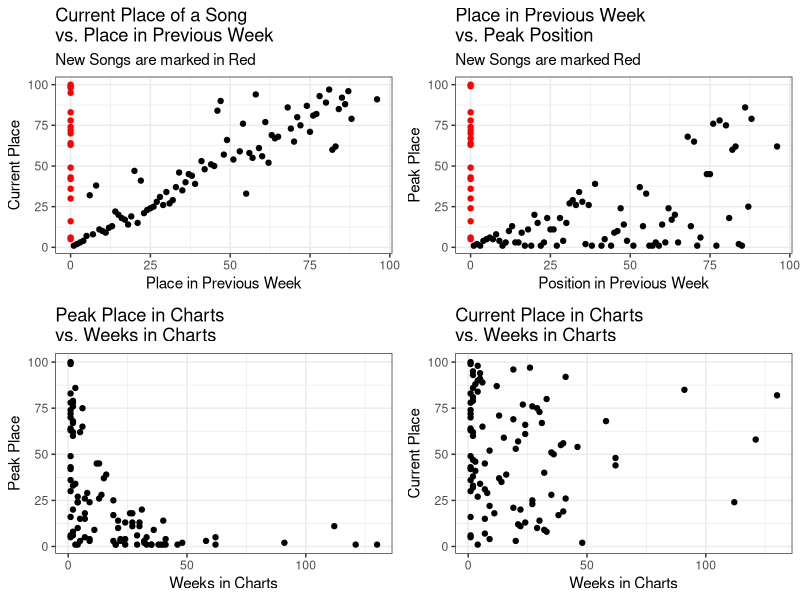
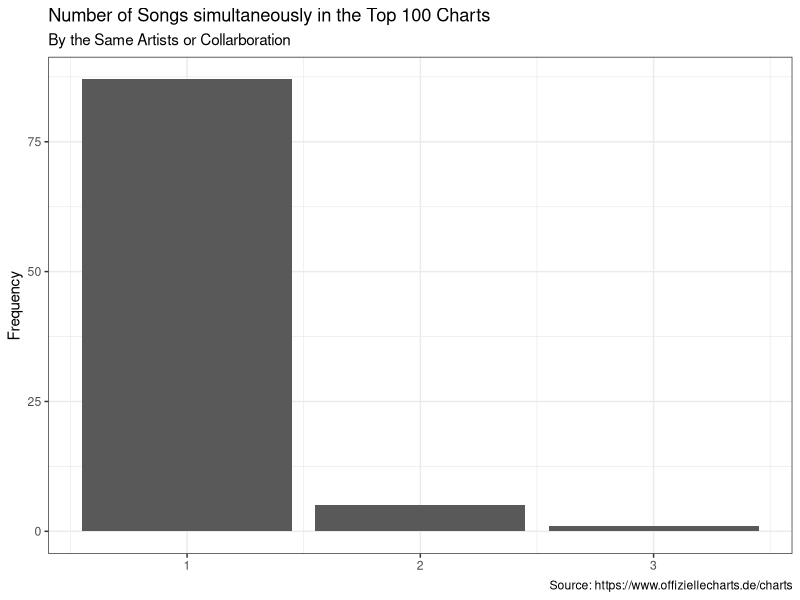
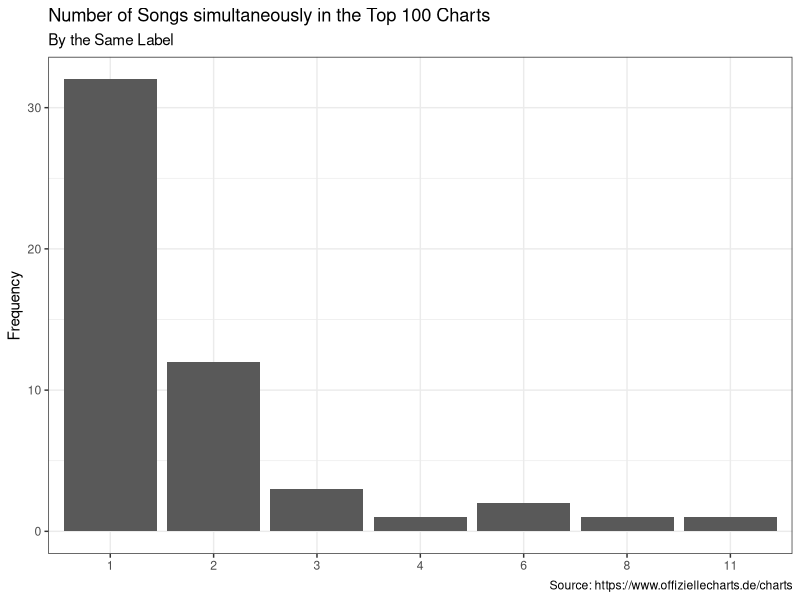

These figures' R source, in order:
## ---- chunk 1
library(ggplot2)
library(gridExtra)
library(readr)
library(dplyr)
chart_scrap <- read_csv('2022-04-06_charts_report.csv')
## ---- chunk 2
#Reporting Figures and Tables
#Scatter Plots
current_v_last <- ggplot(data = chart_scrap,
                                     aes(y = current, x=last_week,
                                     col=ifelse(is.na(last_week), yes = 'NA' , no = 'NonNA')))+
                                      geom_point(aes(y = current, x=last_week_fill),show.legend = F)+
                                      scale_color_manual(values = c('#FF0000','#000000'))+
                                      labs(title = 'Current Place of a Song \nvs. Place in Previous Week',
                                           subtitle = 'New Songs are marked in Red',
                                           y='Current Place', x='Place in Previous Week')+
                                        theme_bw()
weeks_v_peak <- ggplot(data = chart_scrap,
                                             aes(x=weeks_in_charts, y=peak_in_charts))+
                                              geom_point()+
                                              labs(title = 'Peak Place in Charts \nvs. Weeks in Charts',
                                                   x='Weeks in Charts', y='Peak Place')+
                                              theme_bw()
week_v_current <- ggplot(data = chart_scrap, aes(x=weeks_in_charts, y=current))+
                                      geom_point()+
                                      labs(title = 'Current Place in Charts \nvs. Weeks in Charts',
                                           x='Weeks in Charts', y='Current Place')+
                                      theme_bw()
last_v_peak <- ggplot(data = chart_scrap, aes(x=last_week_fill, y=peak_in_charts,
                                                col=ifelse(is.na(last_week), yes = 'NA' , no = 'NonNA')))+
                                    geom_point(show.legend = F)+
                                    labs(title = 'Place in Previous Week \nvs. Peak Position',
                                         subtitle = 'New Songs are marked Red',
                                         x='Position in Previous Week', y='Peak Place')+
                                    scale_color_manual(values = c('#FF0000','#000000'))+
                                    theme_bw()
grid.arrange(current_v_last,last_v_peak, weeks_v_peak,week_v_current, nrow=2)
## ---- chunk 3
chart_scrap%>%
                      count(artist)%>%
                      ggplot(aes(x=n))+
                      geom_bar()+
                      labs(title = 'Number of Songs simultaneously in the Top 100 Charts',
                           subtitle = 'By the Same Artists or Collarboration',
                           y='Frequency',
                           x=NULL,
                           caption = 'Source: https://www.offiziellecharts.de/charts')+
                      theme_bw()
chart_scrap%>%
                        count(artist,sort = T)%>%
                        filter(n>1)%>%
                        knitr::kable()
chart_scrap%>%
                      count(label)%>%
                      ggplot(aes(x=as.factor(n)))+
                      geom_bar()+
                      geom_bar()+
                      labs(title = 'Number of Songs simultaneously in the Top 100 Charts',
                           subtitle = 'By the Same Label',
                           y='Frequency',
                           x=NULL,
                           caption = 'Source: https://www.offiziellecharts.de/charts')+
                      theme_bw()
chart_scrap%>%
                        count(label, sort = T)%>%
                        filter(n>1)%>%
                        knitr::kable()
## ---- chunk 4
#Songs that are currently peaking
chart_scrap%>%
                        filter(current == peak_in_charts)%>%
                        select(artist, title, current)%>%
                        rename(Position = current)%>%
                        knitr::kable()
